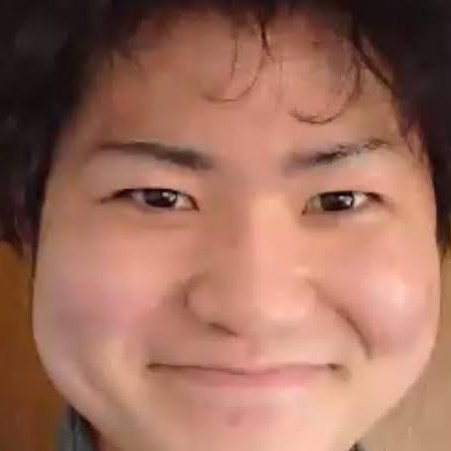
%> input picture 加藤純一.jpg, 451 x 451 px
$ octave kadai3.m   (GNU Octave 9; MATLAB toolbox functions it lacks are replaced by stand-ins)
%> lines starting %> are read from the running program, lines starting %| are printed output that depends on the picture; in (x1, y1, x2, y2) boxes, pixels count from 0 and x2, y2 are one past the last pixel; in counts of white or black regions, pixels touching at a corner belong together; the program's own positions count from 1
% 閾値を4パターン設定し,閾値処理た画像を示せ．
% 下記はサンプルプログラムである．
% 課題作成にあたっては「Lenna」以外の画像を用いよ．

clear; % 変数のオールクリア

ORG=imread('加藤純一.jpg'); % 原画像の入力
%> ORG is the input picture: size 451x451x3 uint8; mean R, G, B 157, 108.6, 92
ORG= rgb2gray(ORG); % カラー画像を白黒濃淡画像へ変換
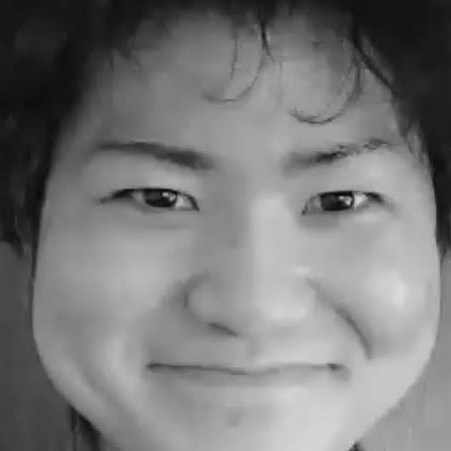
%> ORG: size 451x451 uint8; min 5, max 218, mean 121.2

imagesc(ORG); colormap(gray); colorbar; % 画像の表示


IMG = ORG > 64; % 輝度値が64以上の画素を1，その他を0に変換
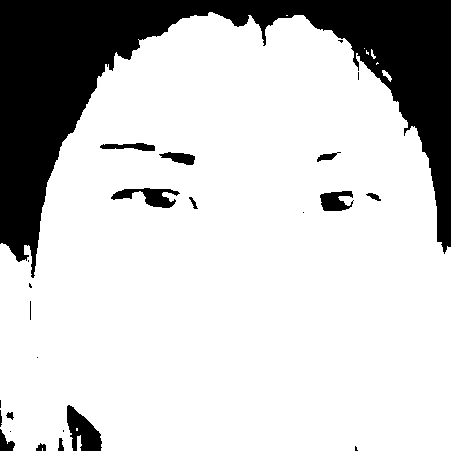
%> IMG: size 451x451 logical; 79.5% white; 25 black regions (11 under 20 px), largest, box (x1, y1, x2, y2) and area: (0, 0, 451, 278) 38436, (67, 405, 102, 451) 955, (111, 188, 180, 208) 667
imagesc(IMG); colormap(gray); colorbar;


IMG = ORG > 96;
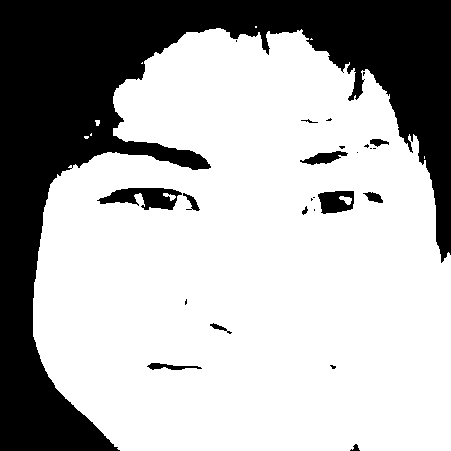
%> IMG: size 451x451 logical; 69.2% white; 25 black regions (13 under 20 px), largest, box (x1, y1, x2, y2) and area: (0, 0, 451, 451) 59739, (97, 188, 182, 210) 1087, (318, 191, 354, 214) 614
imagesc(IMG); colormap(gray); colorbar;


IMG = ORG > 128;
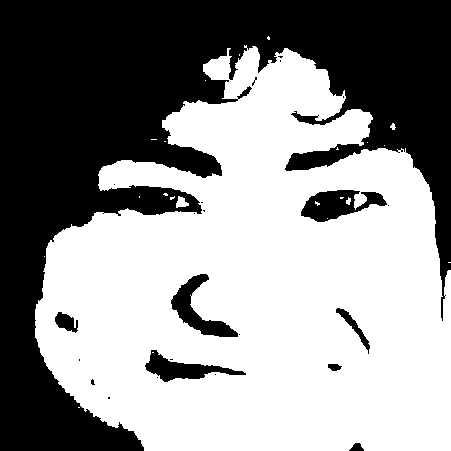
%> IMG: size 451x451 logical; 56.7% white; 24 black regions (16 under 20 px), largest, box (x1, y1, x2, y2) and area: (0, 0, 451, 451) 82991, (301, 190, 387, 222) 1546, (171, 274, 238, 337) 1417
imagesc(IMG); colormap(gray); colorbar;


IMG = ORG > 192;
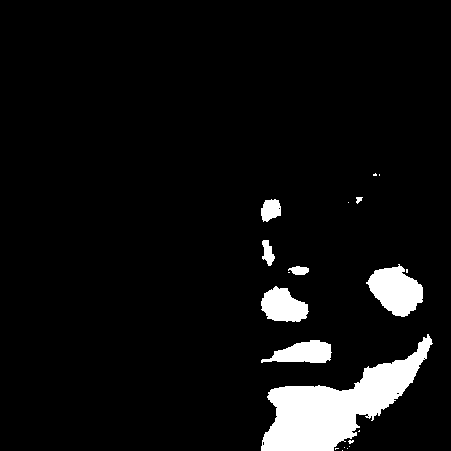
%> IMG: size 451x451 logical; 6.3% white; 20 white regions (12 under 20 px), largest, box (x1, y1, x2, y2) and area: (261, 334, 433, 451) 8000, (366, 264, 423, 317) 1896, (261, 286, 309, 322) 1183
imagesc(IMG); colormap(gray); colorbar;
